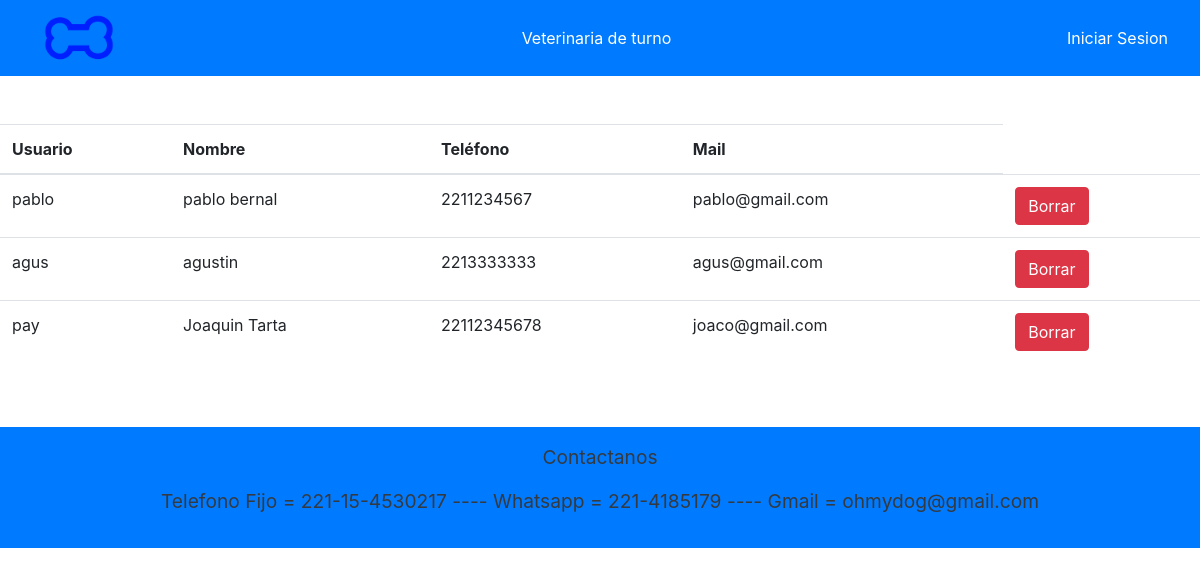
The page /listarClientes on the database its author committed.
### APP/models.py (models this page shows)
class Cliente(models.Model):
    nombreC = models.CharField(max_length=15)
    usuario = models.CharField(max_length=30)
    contra = models.CharField(max_length=30, null=True)
    mail = models.EmailField(max_length=30)
    telefono = models.IntegerField()

### APP/views.py (the view)
# urls.py: path('listarClientes',views.listarClientes,name='listarClientes'),
def listarClientes(request):
    cli = Cliente.objects.all()
    context = {
        'context':cli,
        'usuario':usuario
    }
    return render(request, 'paginas/listarClientes.html', context)

### APP/templates/paginas/listarClientes.html (shortened to what this page needs)
{% extends 'paginas/base.html' %}
{% load static %}
{% block contenido %}
<div class="d-flex justify-content-center flex-column align-items-center">
    {% if context|length == 0 %}
        <p>No hay Clientes Registrados</p>
    {% else %}
    <table class="table">
        <thead>
          <tr>
            <th>Usuario</th>
            <th>Nombre</th>
            <th>Teléfono</th>
            <th>Mail</th>
          </tr>
        </thead>
        <tbody>
          {% for c in context %}
          {% if c.usuario != 'Veterinario' %}
          <tr>
            <td>{{ c.usuario }}</td>
            <td>{{ c.nombreC }}</td>
            <td>{{ c.telefono }}</td>
            <td>{{ c.mail }}</td>
            <td>
              <button onclick="confirmar()" class="btn btn-danger">Borrar</button>
            </td>
          </tr>
          {% endif %}
          {% endfor %}
        </tbody>
    </table>
    {% endif %}
</div>
{% endblock %}

### rows shown on the page
Cliente: usuario "pablo", nombreC "pablo bernal", telefono "2211234567", mail "pablo@gmail.com"
Cliente: usuario "agus", nombreC "agustin", telefono "2213333333", mail "agus@gmail.com"
Cliente: usuario "pay", nombreC "Joaquin Tarta", telefono "22112345678", mail "joaco@gmail.com"
